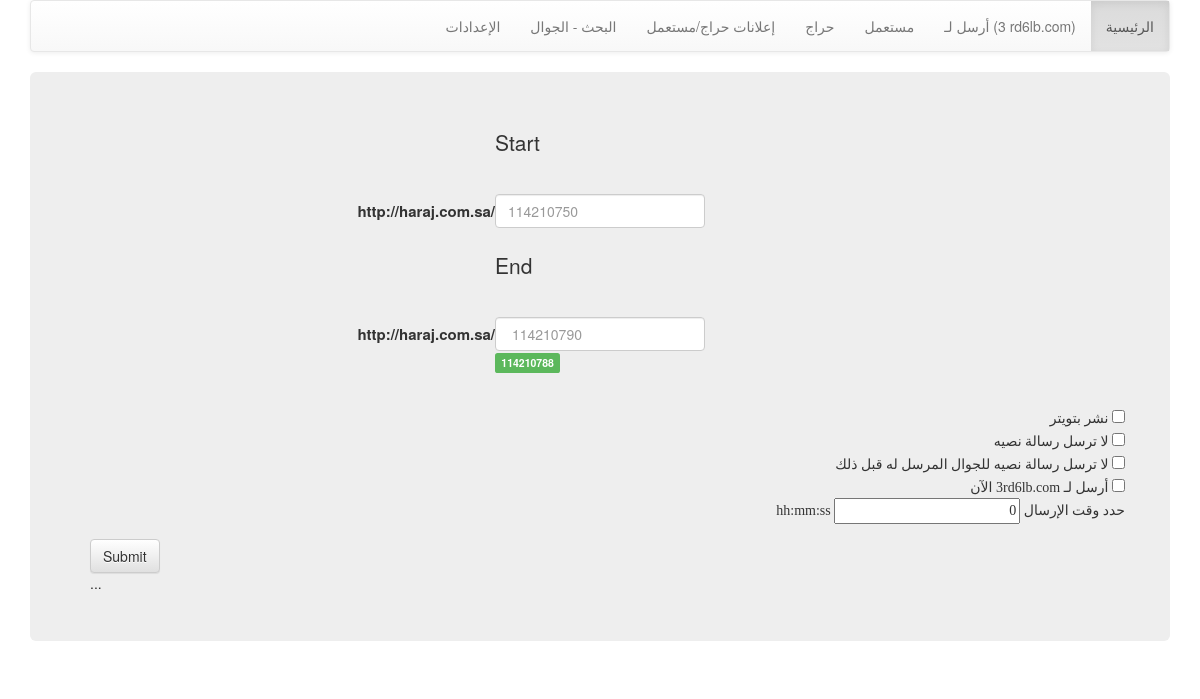
Screenshot of /Tell/v_20140430/haraj.php with the database file from the repository.
### tables this page shows
CREATE TABLE IF NOT EXISTS `ads` (
  `id` int(11) NOT NULL AUTO_INCREMENT,
  `phone` varchar(500) DEFAULT NULL,
  `site` varchar(200) NOT NULL,
  `created` datetime NOT NULL,
  `querystring` varchar(255) NOT NULL,
  `category` varchar(255) NOT NULL,
  `city` varchar(255) NOT NULL,
  `ad_ID` int(11) NOT NULL,
  `ad_text` text NOT NULL,
  `ad_title` tinytext NOT NULL,
  `ad_user` varchar(250) NOT NULL,
  `twitter` tinyint(1) NOT NULL,
  `sms` tinyint(1) NOT NULL,
  PRIMARY KEY (`id`)
);

### Tell/v_20140430/haraj.php (the view, shortened to what this page needs)
<?php
require_once("config.php");
$rs_p = $mysqli->query("SELECT querystring FROM `ads` WHERE site = 'haraj' ORDER BY id DESC LIMIT 1;");
    if (mysqli_num_rows($rs_p) > 0 ) {
		$row = $rs_p->fetch_assoc();
		$qs = $row['querystring'];
		$se = explode('-',$qs);
		$lstart = $se[0];
		$lend = $se[1];
		$fend = $se[2];
	}
?>
<!DOCTYPE html>
<html>
<head>
<link rel="stylesheet" href="http://netdna.bootstrapcdn.com/bootstrap/3.0.3/css/bootstrap.min.css">
<link rel="stylesheet" href="http://netdna.bootstrapcdn.com/bootstrap/3.0.3/css/bootstrap-theme.min.css">
</head>
<body>
<div class="container">
 <?php include_once('nav.php'); ?>
 <div class="jumbotron">
<form class="form-horizontal" role="form" action="" method="POST">
<div class="form-group">
    <label class="col-sm-2 control-label"></label>
    <div class="col-sm-10">
      <p class="form-control-static">Start</p>
    </div>
</div>
  <div class="form-group">
    <label for="inputPassword" class="col-sm-2 control-label">http://haraj.com.sa/</label>
    <div class="col-sm-10">
      <input type="text" name="start" class="form-control" id="inputPassword" placeholder="<?php echo (isset($lstart))? $lstart : '';?>">
    </div>
  </div>
 <div class="form-group">
    <label class="col-sm-2 control-label"></label>
    <div class="col-sm-10">
      <p class="form-control-static">End</p>
    </div>
</div>
  <div class="form-group">
    <label for="inputPassword" class="col-sm-2 control-label">http://haraj.com.sa/</label>
    <div class="col-sm-10">
      <input type="text" name="end" class="form-control" id="inputPassword" placeholder="<?php echo (isset($fend))? $fend : '';?>">
	  <span class="label label-success"><?php echo (isset($lend))? $lend : '';?></span>
    </div>
  </div>
   <div class="form-group" style="direction:rtl;text-align:right;font-family:tahoma">
			<br/><input type="checkbox" name="twitterON" value='ON'> نشر بتويتر
			<br/><input type="checkbox"  name="smsOFF" value='ON'> لا ترسل رسالة نصيه
			<br/><input type="checkbox"  name="smsON" value='OFF'> لا ترسل رسالة نصيه للجوال المرسل له قبل ذلك
			<br/><input type="checkbox"  name="SendTo36" value='ON'>  أرسل لـ    3rd6lb.com  الآن
			<br/>
			 حدد وقت الإرسال
			<input type="text"  class="span2" name="smsTime" value="0" placeholder='hh:mm:ss'>
			<span class="help-inline">hh:mm:ss</span>
    </div>
	<button type="submit" class="btn btn-default">Submit</button>
</form>
...</div>
</div>
</body>
</html>

### Tell/v_20140430/haraj.php (style rules this page uses)
.jumbotron { margin-top: 20px; }
.col-sm-10 { width:20%; padding:0px; }
.col-sm-2 { width:40%; font-size:15px; padding:0px; }

### rows the page displays
ads: start "114210750", end "114210790", querystring "114210788"
